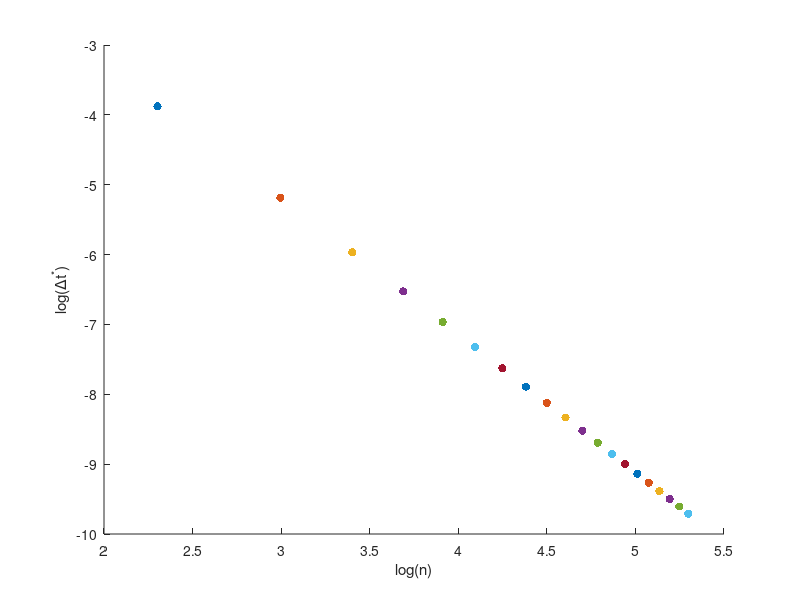

Write the MATLAB code that produced this figure.
r1 = 1;
r2 = 4;
nu = 1/2;

figure(1)
hold on
for k = 1:20
    n = 10 + 10*(k-1);
    dr = (r2-r1)/(n+1);
    r_total = r1:dr:r2;
    r =  r1+dr:dr:r2-dr;

    D2 = zeros(n);
    for i = 1:n-1
        D2(i,i) = -2;
        D2(i,i+1) = 1;
        D2(i+1,i) = 1;
    end
    D2(n,n) = -2;
    D2 = D2/(dr^2);
    
    Dr = zeros(n);
    for i = 1:n-1
        Dr(i,i+1) = 1/(1+i*dr);
        Dr(i+1,i) = -1/(1+i*dr+dr);
    end
    Dr = Dr/(2*dr);
    
    M = nu*(D2+Dr);
    rho = max(abs(eig(M)));
%     scatter(n,rho, 'filled', 'b');
%     xlabel('n')
%     ylabel('ρ(M)')

    dts = (6/11)*(1/rho);
    scatter(log(n), log(dts), 'filled', 'b')
    ylabel('log(Δt^*)')
    xlabel('log(n)')
end
hold off
